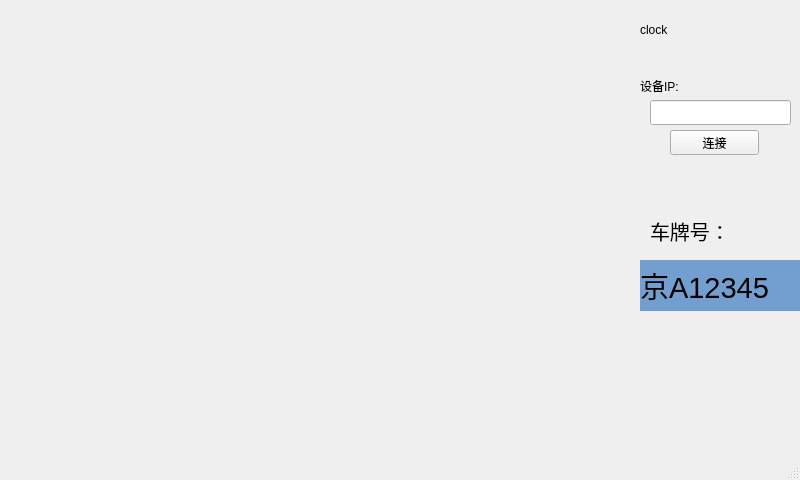
<?xml version="1.0" encoding="UTF-8"?>
<ui version="4.0">
 <class>MainWindow</class>
 <widget class="QMainWindow" name="MainWindow">
  <property name="geometry">
   <rect>
    <x>0</x>
    <y>0</y>
    <width>800</width>
    <height>480</height>
   </rect>
  </property>
  <property name="windowTitle">
   <string>MainWindow</string>
  </property>
  <widget class="QWidget" name="centralwidget">
   <widget class="QLabel" name="videoLab">
    <property name="geometry">
     <rect>
      <x>0</x>
      <y>0</y>
      <width>640</width>
      <height>480</height>
     </rect>
    </property>
    <property name="text">
     <string/>
    </property>
    <property name="pixmap">
     <pixmap>resource/background.png</pixmap>
    </property>
   </widget>
   <widget class="QLabel" name="clockLab">
    <property name="geometry">
     <rect>
      <x>640</x>
      <y>0</y>
      <width>160</width>
      <height>60</height>
     </rect>
    </property>
    <property name="text">
     <string>clock</string>
    </property>
   </widget>
   <widget class="QLabel" name="label">
    <property name="geometry">
     <rect>
      <x>640</x>
      <y>70</y>
      <width>51</width>
      <height>31</height>
     </rect>
    </property>
    <property name="text">
     <string>设备IP:</string>
    </property>
   </widget>
   <widget class="QLineEdit" name="serverIpEdit">
    <property name="geometry">
     <rect>
      <x>650</x>
      <y>100</y>
      <width>141</width>
      <height>25</height>
     </rect>
    </property>
   </widget>
   <widget class="QPushButton" name="connectBtn">
    <property name="geometry">
     <rect>
      <x>670</x>
      <y>130</y>
      <width>89</width>
      <height>25</height>
     </rect>
    </property>
    <property name="text">
     <string>连接</string>
    </property>
   </widget>
   <widget class="QLabel" name="label_2">
    <property name="geometry">
     <rect>
      <x>650</x>
      <y>210</y>
      <width>81</width>
      <height>41</height>
     </rect>
    </property>
    <property name="font">
     <font>
      <pointsize>15</pointsize>
     </font>
    </property>
    <property name="text">
     <string>车牌号：</string>
    </property>
   </widget>
   <widget class="QLabel" name="carplateLab">
    <property name="geometry">
     <rect>
      <x>640</x>
      <y>260</y>
      <width>160</width>
      <height>51</height>
     </rect>
    </property>
    <property name="font">
     <font>
      <pointsize>22</pointsize>
     </font>
    </property>
    <property name="styleSheet">
     <string notr="true">background-color: rgb(114, 159, 207);</string>
    </property>
    <property name="text">
     <string>京A12345</string>
    </property>
   </widget>
  </widget>
  <widget class="QMenuBar" name="menubar">
   <property name="geometry">
    <rect>
     <x>0</x>
     <y>0</y>
     <width>800</width>
     <height>22</height>
    </rect>
   </property>
  </widget>
  <widget class="QStatusBar" name="statusbar"/>
 </widget>
 <resources/>
 <connections/>
</ui>
